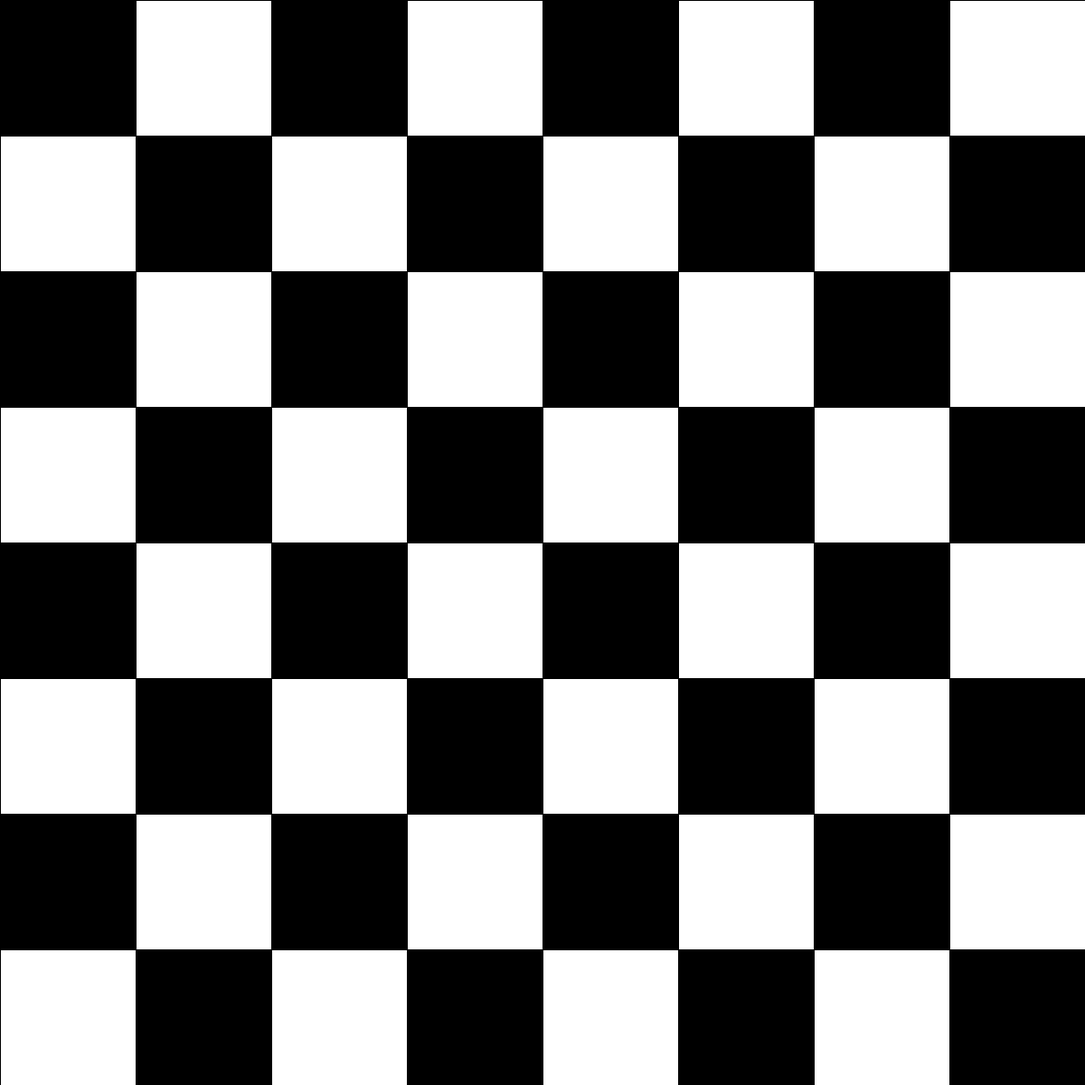
Frame 1 (no input)
Frame 60 (the mouse pressed at the canvas centre just before this capture): identical to frame 1, image omitted
Frame 120 (the mouse held since frame 60 and released just before this capture): identical to frame 1, image omitted

The Processing sketch that drew this single still picture (run headless with seeded random() and noise(); from frame 60 on, the mouse is pressed at the canvas centre):

// Processing sketch: task1
// ── task1.pde
/*

int[] arr = { 28, 230, 9, 310,72};

void setup(){
  getRandom();
  println(getRandom());
}

int getRandom(){
 int x = int(random (arr.length));
  return arr[x];
}

*/
  
  
  

// ── task_2.pde
/*
String[] copenhell = {"Billy Idol", "the Prodigy", "Skillet", "Slipknot", "Dethklok"};
void setup(){

//printPartOfName(4, 2, 2);
println(printPartOfName(4,0,8));
}


String printPartOfName(int x, int y, int z){
  String bandName = copenhell[x];
  //println(bandName);
  return (bandName.substring(y,z));
}
*/

// ── task_3.pde
/*
String[] copenhell = {"Billy Idol", "the Prodigy", "Skillet", "Slipknot", "Dethklok"};
String[] songs = {"Rebel Yell", "Firestarter", "Invincible", "Duality", "Murmaider"};



for (int i = 0; i<copenhell.length; i++){
  println(i+1 + ". " + copenhell[i]+" : " +songs[i]);
}
*/

// ── task_4.pde
/*

Circle[] circles = new Circle[10];

void setup(){
  size(600,400);
  circles[0] = new Circle (50,50);
  circles[0].display();
}
*/

// ── task_4_1_class.pde

/*
class Circle {
  int xPos;
  int yPos;
  Circle(int xPos_, int yPos_) {
    xPos = xPos_;
    yPos = yPos_;
    
    for (int i = 0; i<circles.length; i++){
    ellipse(xPos + height/10, yPos + width/10, 50,50);
    yPos += height/5;
    if (yPos>=height){
      yPos = height/10;
      xPos += width/5;
    }
    
    
    }
    
  }
  void display() {
    rectMode(CENTER);
    rect(xPos, yPos, 50,50);
  }
}

*/

// ── task_5.pde
//debugging 1
/*
void setup()
 {
 MyClass myclass = new MyClass();
 }
 */

/*
//debugging 2.
 void setup()
 {
 println("Jobs done!");
 }
 */
//debugging 3.
/*
boolean jobsDone = false;
 
 void setup()
 {
 if (isJobDone())
 {
 println("Job's done!");
 }
 }
 
 boolean isJobDone(){
 
 return !jobsDone;
 }
 */


//debugging 4
/*
boolean jobsDone = true;
 
 void setup()
 {
 if (jobsDone)
 {
 println("Job's done!");
 }
 }
 
 boolean isJobDone(){
 return jobsDone;
 }
 */

//debugging 5.
/*
boolean jobsDone = true;
 
 void setup()
 {
 if (isJobDone())
 {
 println("Job's done!");
 }
 }
 
 boolean isJobDone()
 {
 return jobsDone;
 }
 */
//debugging 6.

/*
boolean jobsDone = true;
 
 void setup()
 {
 
 println(getRandomNumber(0, 10));
 if (isJobDone())
 {
 println("Job's done!");
 }
 }
 
 boolean isJobDone()
 {
 return jobsDone;
 }
 
 int getRandomNumber(int min, int max)
 {
 return (int)random(min, max);
 }
 */
//debugging 7.
/*
boolean jobsDone = true;

void setup(){
  
  int myArray[] = { 1, 2, 3, 4, 5, 6, 7, 8, 9 };
  println(getSumOfElementsInArray(myArray));

  if (isJobDone())
  {
    println("Job's done!");
  }
}


int getSumOfElementsInArray(int[] arr) {
  int sum = 0;
  for (int i = 0; i < arr.length; i++) {
    sum += arr[i];
  }
  return sum;
}

boolean isJobDone()
{
  return jobsDone;
}
*/

//debugging 8.
/*
boolean jobsDone = true;

void setup()
{
    println(isValueGreaterThanThreshold(10, 5));
    println(isValueGreaterThanThreshold(4, 8));
    
    if (isJobDone())
    {
        println("Job's done!"); 
    }
}

boolean isValueGreaterThanThreshold(int value, int threshold) {
    if (value > threshold) {
        return true;}
        else{
          return false;
        }
}

boolean isJobDone(){
    return jobsDone;    
}
*/

//debugging 9
/*
boolean jobsDone = true;

void setup()
{
    int myArray[] = { 9, 8, 7, 6, 5, 4, 3, 2, 1};
    print(getSumOfAllElementsInArray(myArray));
    
    if (isJobDone())
    {
        println("Job's done!"); 
    }
}

boolean isJobDone()
{
    return jobsDone;    
}

int getSumOfAllElementsInArray(int[] arr) 
{
    int sum = 0; 
    for (int i = 0; i < arr.length; i++)
    {
        sum += arr[i];
    }
    return sum;
}
*/

// ── task_5_class.pde
/*

//debuggig 1.1
class MyClass {
    
    public MyClass()
    {
        println("Jobs done!"); 
    }
}
*/

// ── task_6.pde
int[][] chess = new int[8][8];
int sideLength = 150;
void setup() {


  size(1200, 1200);
  for (int i = 0; i<chess.length; i++) {
    for (int k = 0; k<chess[i].length; k++) {
      if ((i+k) % 2 == 0) {
        chess[i][k] = 1;
      } else {
        chess[i][k] = 0;
      }
    }
  }
}
void draw() {

  for (int i = 0; i< 8; i++) {
    for (int k = 0; k<8; k++) {
      if (chess[i][k] == 0 ) {
        fill(255);
      } else {
        fill(0);
      }
      rect(sideLength* i, sideLength*k, sideLength, sideLength);
    }
  }
}

// ── task_7.pde
/*

ArrayList<Integer> al = new ArrayList();
ArrayList<String> al1 = new ArrayList();
ArrayList<Boolean> al2 = new ArrayList();




void setup() {
  al1.add("one");
  al1.add("two");
  al1.add("three");
  al1.add("four");
  al1.add("five");
  al1.add("six");
  printArray();
  addArray();
  al.add(1);
  al.add(2);
  al.add(3);
  al.add(4);
  al.add(5);
  al.add(6);
  al.add(7);
  al.add(81);
  addArray();
  averageArray();
}

void printArray() {
  for (String k : al1) {
    println(k);
  }
}

void addArray() {
  int sum = 0;
  for (int k: al){
    sum+=k;
  }
  println(sum);
  
}

void averageArray() {
  float sum = 0;
  for (int k: al){
    sum+=k;
  }
   sum/=al.size();
  println(sum);
  
}
void addArray2(){
  
}
*/
